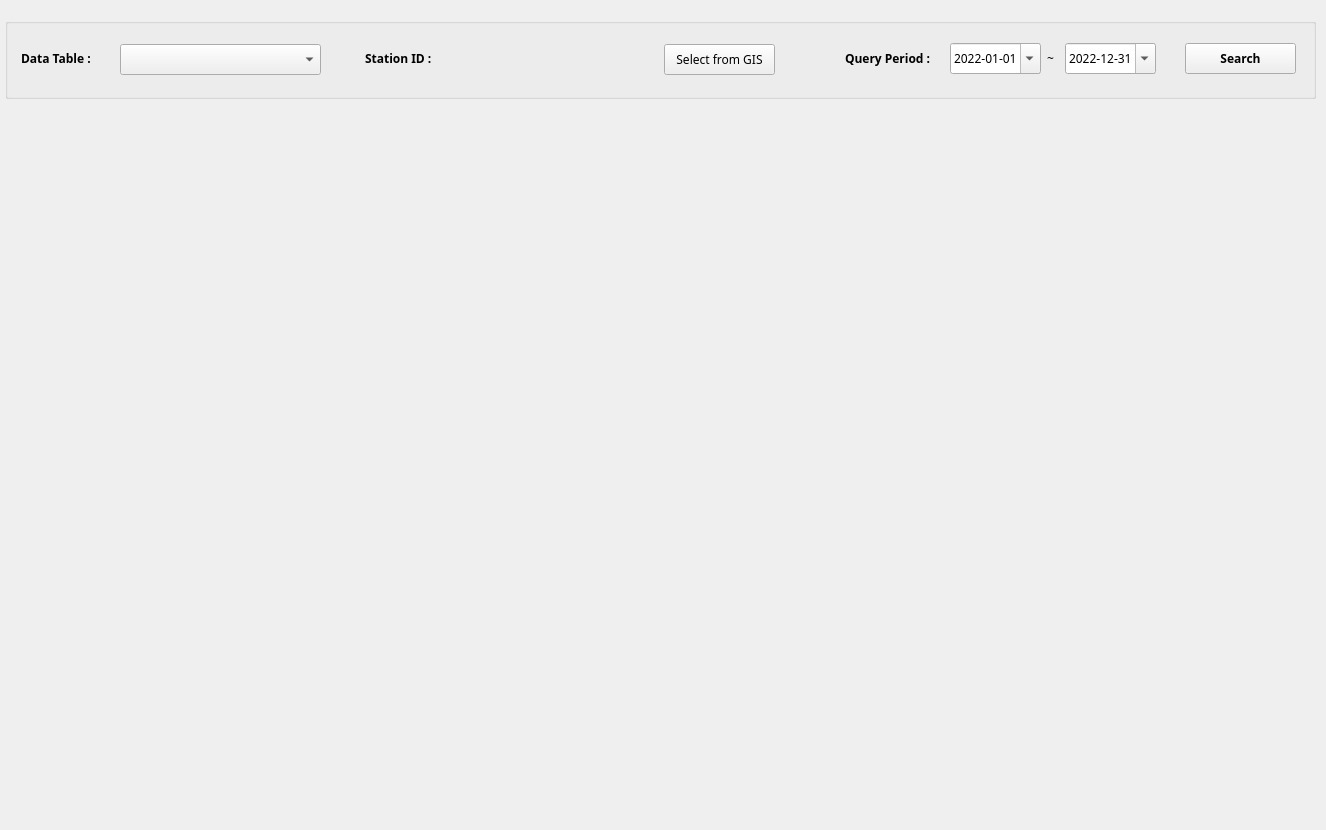
     <widget class="QWidget" name="tab_5">
      <attribute name="title">
       <string>Query Database</string>
      </attribute>
      <widget class="QGroupBox" name="groupBox_21">
       <property name="geometry">
        <rect>
         <x>5</x>
         <y>18</y>
         <width>1311</width>
         <height>81</height>
        </rect>
       </property>
       <property name="font">
        <font>
         <family>돋움</family>
         <pointsize>9</pointsize>
         <weight>50</weight>
         <bold>false</bold>
        </font>
       </property>
       <property name="title">
        <string/>
       </property>
       <widget class="QLabel" name="label0_2">
        <property name="geometry">
         <rect>
          <x>16</x>
          <y>32</y>
          <width>100</width>
          <height>16</height>
         </rect>
        </property>
        <property name="font">
         <font>
          <family>돋움</family>
          <pointsize>9</pointsize>
          <weight>75</weight>
          <bold>true</bold>
         </font>
        </property>
        <property name="text">
         <string>Data Table :</string>
        </property>
       </widget>
       <widget class="QLabel" name="label01_3">
        <property name="geometry">
         <rect>
          <x>360</x>
          <y>30</y>
          <width>81</width>
          <height>20</height>
         </rect>
        </property>
        <property name="font">
         <font>
          <family>돋움</family>
          <pointsize>9</pointsize>
          <weight>75</weight>
          <bold>true</bold>
         </font>
        </property>
        <property name="text">
         <string>Station ID :</string>
        </property>
       </widget>
       <widget class="QPushButton" name="btn_dataSearch">
        <property name="geometry">
         <rect>
          <x>1180</x>
          <y>25</y>
          <width>111</width>
          <height>31</height>
         </rect>
        </property>
        <property name="font">
         <font>
          <family>돋움</family>
          <pointsize>9</pointsize>
          <weight>75</weight>
          <bold>true</bold>
         </font>
        </property>
        <property name="text">
         <string>Search</string>
        </property>
       </widget>
       <widget class="QComboBox" name="cb_searchTable">
        <property name="geometry">
         <rect>
          <x>115</x>
          <y>26</y>
          <width>201</width>
          <height>31</height>
         </rect>
        </property>
        <property name="font">
         <font>
          <family>돋움</family>
          <pointsize>9</pointsize>
          <weight>50</weight>
          <bold>false</bold>
         </font>
        </property>
       </widget>
       <widget class="QLabel" name="label01_4">
        <property name="geometry">
         <rect>
          <x>840</x>
          <y>30</y>
          <width>101</width>
          <height>20</height>
         </rect>
        </property>
        <property name="font">
         <font>
          <family>돋움</family>
          <pointsize>9</pointsize>
          <weight>75</weight>
          <bold>true</bold>
         </font>
        </property>
        <property name="text">
         <string>Query Period :</string>
        </property>
       </widget>
       <widget class="QLabel" name="label_101">
        <property name="geometry">
         <rect>
          <x>1042</x>
          <y>32</y>
          <width>10</width>
          <height>16</height>
         </rect>
        </property>
        <property name="font">
         <font>
          <family>돋움</family>
          <pointsize>9</pointsize>
          <weight>50</weight>
          <bold>false</bold>
         </font>
        </property>
        <property name="text">
         <string>~</string>
        </property>
       </widget>
       <widget class="QDateTimeEdit" name="dt_data_endTime">
        <property name="geometry">
         <rect>
          <x>1060</x>
          <y>25</y>
          <width>91</width>
          <height>31</height>
         </rect>
        </property>
        <property name="font">
         <font>
          <family>돋움</family>
          <pointsize>9</pointsize>
          <weight>50</weight>
          <bold>false</bold>
         </font>
        </property>
        <property name="dateTime">
         <datetime>
          <hour>0</hour>
          <minute>0</minute>
          <second>0</second>
          <year>2022</year>
          <month>12</month>
          <day>31</day>
         </datetime>
        </property>
        <property name="date">
         <date>
          <year>2022</year>
          <month>12</month>
          <day>31</day>
         </date>
        </property>
        <property name="time">
         <time>
          <hour>0</hour>
          <minute>0</minute>
          <second>0</second>
         </time>
        </property>
        <property name="displayFormat">
         <string>yyyy-MM-dd</string>
        </property>
        <property name="calendarPopup">
         <bool>true</bool>
        </property>
       </widget>
       <widget class="QDateTimeEdit" name="dt_data_startTime">
        <property name="geometry">
         <rect>
          <x>945</x>
          <y>25</y>
          <width>91</width>
          <height>31</height>
         </rect>
        </property>
        <property name="font">
         <font>
          <family>돋움</family>
          <pointsize>9</pointsize>
          <weight>50</weight>
          <bold>false</bold>
         </font>
        </property>
        <property name="dateTime">
         <datetime>
          <hour>0</hour>
          <minute>0</minute>
          <second>0</second>
          <year>2022</year>
          <month>1</month>
          <day>1</day>
         </datetime>
        </property>
        <property name="date">
         <date>
          <year>2022</year>
          <month>1</month>
          <day>1</day>
         </date>
        </property>
        <property name="time">
         <time>
          <hour>0</hour>
          <minute>0</minute>
          <second>0</second>
         </time>
        </property>
        <property name="displayFormat">
         <string>yyyy-MM-dd</string>
        </property>
        <property name="calendarPopup">
         <bool>true</bool>
        </property>
       </widget>
       <widget class="QWidget" name="verticalLayoutWidget_2">
        <property name="geometry">
         <rect>
          <x>447</x>
          <y>17</y>
          <width>211</width>
          <height>40</height>
         </rect>
        </property>
        <layout class="QVBoxLayout" name="verticalLayout_obsList"/>
       </widget>
       <widget class="QPushButton" name="btn_datasearchGispoint">
        <property name="geometry">
         <rect>
          <x>659</x>
          <y>26</y>
          <width>111</width>
          <height>31</height>
         </rect>
        </property>
        <property name="font">
         <font>
          <family>돋움</family>
          <pointsize>9</pointsize>
          <weight>50</weight>
          <bold>false</bold>
         </font>
        </property>
        <property name="text">
         <string>Select from GIS</string>
        </property>
       </widget>
      </widget>
      <widget class="QWidget" name="verticalLayoutWidget">
       <property name="geometry">
        <rect>
         <x>6</x>
         <y>110</y>
         <width>1311</width>
         <height>711</height>
        </rect>
       </property>
       <layout class="QVBoxLayout" name="verticalLayout_dataGraph"/>
      </widget>
     </widget>
